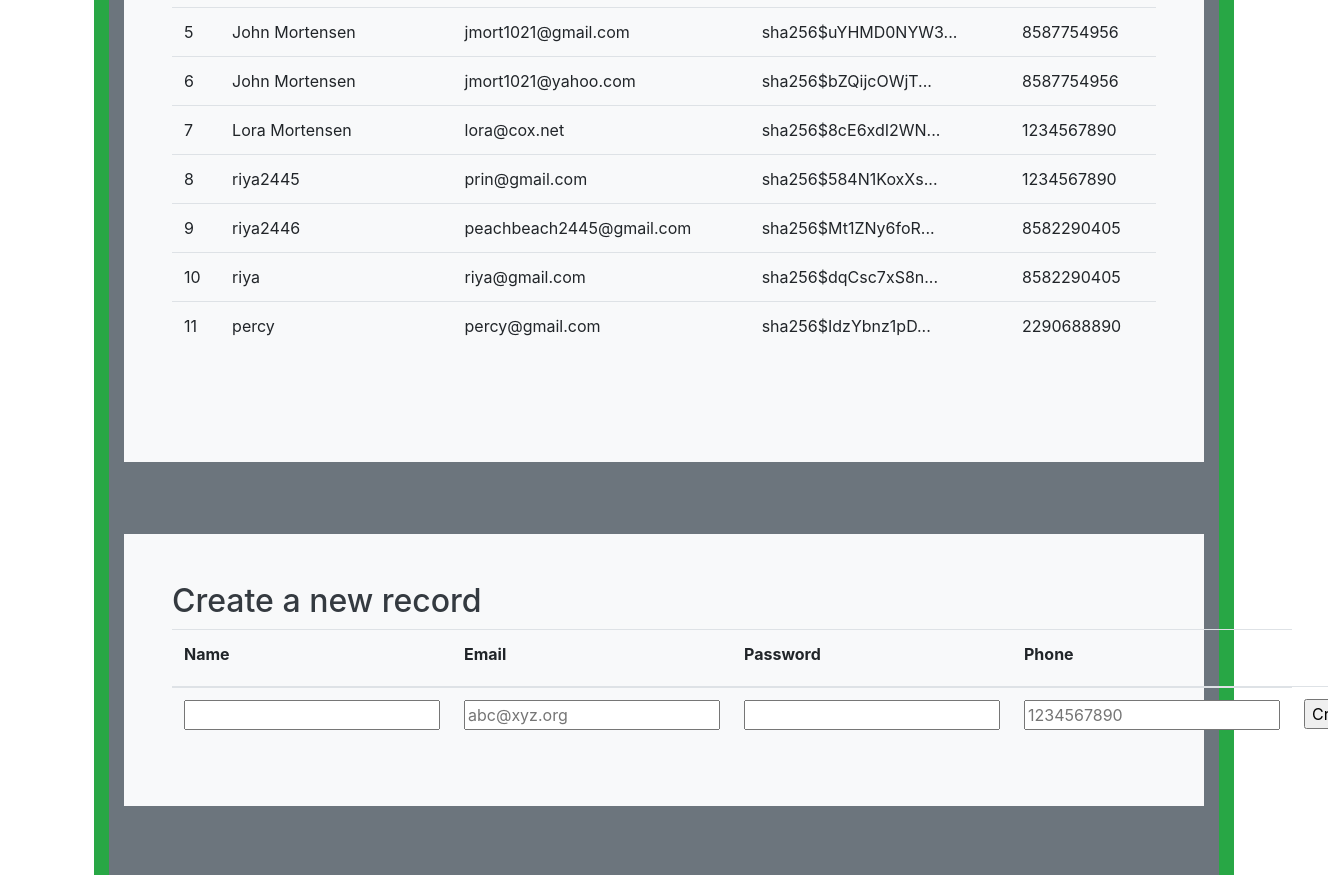
The page /crud/ (signed in, middle part) on the database as committed earlier.
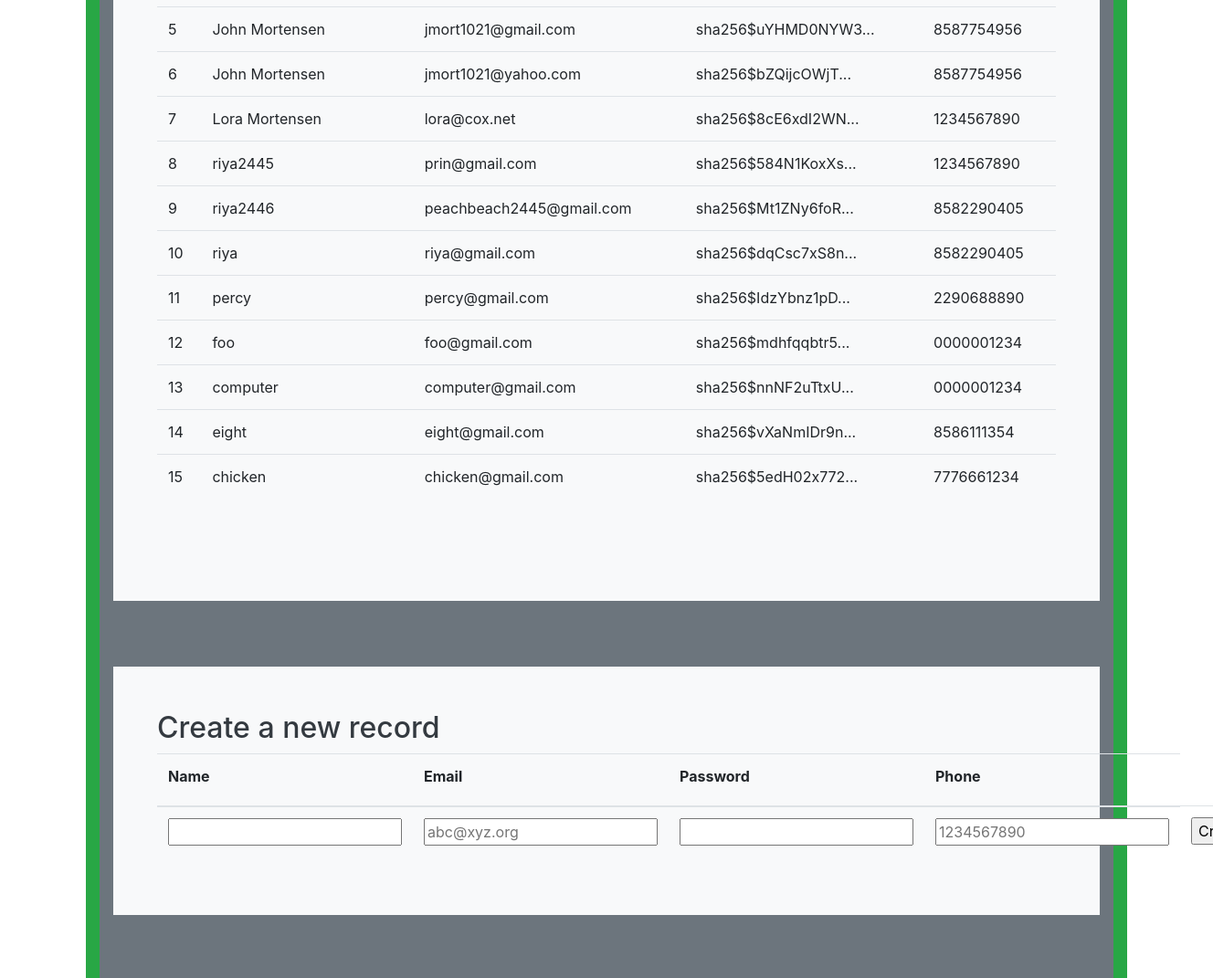
The same page on the database as committed later.
### cruddy/model.py (models this page shows, shortened)
class Users(UserMixin, db.Model):
    userID = db.Column(db.Integer, primary_key=True)
    name = db.Column(db.String(255), unique=False, nullable=False)
    email = db.Column(db.String(255), unique=True, nullable=False)
    password = db.Column(db.String(255), unique=False, nullable=False)
    phone = db.Column(db.String(255), unique=False, nullable=False)
    def read(self):
        return {
            "userID": self.userID,
            "name": self.name,
            "email": self.email,
            "password": self.password,
            "phone": self.phone,
            "query": "by_alc"  # This is for fun, a little watermark
        }

### cruddy/app_crud.py (the view)
@app_crud.route('/')
@login_required  # Flask-Login uses this decorator to restrict acess to logged in users
def crud():
    return render_template("crud.html", table=users_all())

### cruddy/query.py (called while the page is built)
def users_all():
    return users_all_alc()

def users_all_alc():
    table = Users.query.all()
    json_ready = [peep.read() for peep in table]
    return json_ready

@login_manager.user_loader
def user_loader(user_id):
    if user_id is not None:
        return Users.query.get(user_id)
    return None

### templates/crud.html (shortened to what this page needs)
<!DOCTYPE html>
{% extends "layouts/base.html" %}
{% block body %}
    <div class="container py-4 text-light bg-success">
        <div class="container bg-secondary py-4">
            <div class="p-5 mb-4 bg-light text-dark rounded-3">
                <div class="row align-items-md-stretch">
                    <div class="container-fluid py-5">
                        <table class="table">
                            <tbody>
                            {% for row in table %}
                                {% set pn = "" ~ row['phone'] %}
                                {% set pnf = "(" ~ pn[0:3] ~ ")" ~ pn[3:6] ~ "-" ~ pn[6:10] %}
                                <tr>
                                    <td>{{ row['userID'] }}</td>
                                    <td>{{ row['name'] }}</td>
                                    <td>{{ row['email'] }}</td>
                                    <td>{{ row['password'] | truncate(20) }}</td>
                                    <td>{{ row['phone'] }}</td>
                                </tr>
                            {% endfor %}
                            </tbody>
                        </table>
                    </div>
                </div>
            </div>
        </div>
        <div class="container bg-secondary py-4">
            <div class="p-5 mb-4 bg-light text-dark rounded-3">
                <h2>Create a new record</h2>
                <form method="POST" ID="create" action={{url_for('crud.create')}} >
                    <table class="table">
                        <thead>
                        <tr>
                            <th><label for="name">Name</label></th>
                            <th><label for="email">Email</label></th>
                            <th><label for="password">Password</label></th>
                            <th><label for="phone">Phone</label></th>
                        </tr>
                        </thead>
                        <tbody>
                        <tr>
                            <td><input type="text" name="name" id="name" required></td>
                            <td><input type="email" name="email" id="email" placeholder="abc@xyz.org" required></td>
                            <td><input type="password" name="password" id="password" required></td>
                            <td><input type="tel" name="phone" id="phone" pattern="[0-9]{10}" placeholder="1234567890" required></td>
                            <td><input type="submit" value="Create"></td>
                        </tr>
                        </tbody>
                    </table>
                </form>
            </div>
        </div>
        <div class="container bg-secondary py-4">
        </div>
    </div>
{% endblock %}

### templates/layouts/base.html (shortened to what this page needs)
<!DOCTYPE HTML>
<html lang="en">
{%  set basename = "Books" %}
<head>
    <link rel="stylesheet" href="https://stackpath.bootstrapcdn.com/bootstrap/4.3.1/css/bootstrap.min.css">
    <link rel="stylesheet" href="https://cdnjs.cloudflare.com/ajax/libs/font-awesome/4.7.0/css/font-awesome.min.css">
</head>
<body>
{% include "layouts/navbar.html" %}
{% block body %}{% endblock %}
</body>

### templates/layouts/navbar.html (shortened to what this page needs)
<html>
<head>
    <link rel="stylesheet" href="https://stackpath.bootstrapcdn.com/bootstrap/4.3.1/css/bootstrap.min.css">
</head>

### templates/layouts/base.html (style rules this page uses)
html, body { margin: 0; height: 100%; background-repeat:no-repeat; background-attachment:fixed; background-position:100% 100%; min-height:100%; min-width:100%; background-size:cover; margin: 0; height: 100%; animation: fadein 2s; -moz-animation: fadein 2s; -webkit-animation: fadein 2s; -o-animation: fadein 2s; background-color: white; font-family: "Trebuchet MS"; }

Rows that differ between the two databases and show on the page:
added Users: userID "12", name "foo", email "foo@gmail.com", password "sha256$mdhfqqbtr5...", phone "0000001234"
added Users: userID "13", name "computer", email "computer@gmail.com", password "sha256$nnNF2uTtxU...", phone "0000001234"
added Users: userID "14", name "eight", email "eight@gmail.com", password "sha256$vXaNmIDr9n...", phone "8586111354"
added Users: userID "15", name "chicken", email "chicken@gmail.com", password "sha256$5edH02x772...", phone "7776661234"
